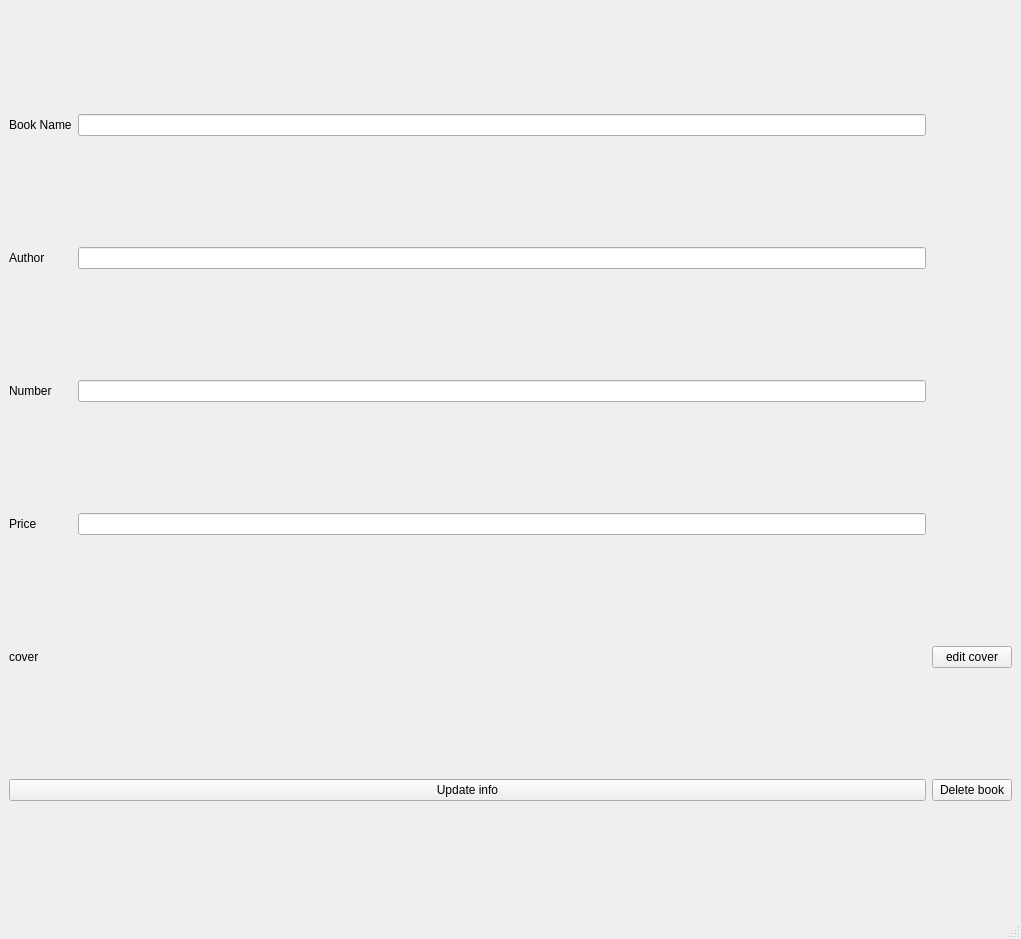
<?xml version="1.0" encoding="UTF-8"?>
<ui version="4.0">
 <class>MainWindow</class>
 <widget class="QMainWindow" name="MainWindow">
  <property name="geometry">
   <rect>
    <x>0</x>
    <y>0</y>
    <width>1021</width>
    <height>939</height>
   </rect>
  </property>
  <property name="windowTitle">
   <string>Add New User</string>
  </property>
  <widget class="QWidget" name="centralwidget">
   <layout class="QGridLayout" name="gridLayout">
    <item row="4" column="1">
     <widget class="QLabel" name="lbl_photo">
      <property name="sizePolicy">
       <sizepolicy hsizetype="Fixed" vsizetype="Fixed">
        <horstretch>0</horstretch>
        <verstretch>0</verstretch>
       </sizepolicy>
      </property>
      <property name="text">
       <string/>
      </property>
      <property name="pixmap">
       <pixmap>images/default.png</pixmap>
      </property>
      <property name="scaledContents">
       <bool>true</bool>
      </property>
     </widget>
    </item>
    <item row="0" column="1">
     <widget class="QLineEdit" name="le_username"/>
    </item>
    <item row="3" column="0">
     <widget class="QLabel" name="label_2">
      <property name="text">
       <string>Price</string>
      </property>
     </widget>
    </item>
    <item row="0" column="0">
     <widget class="QLabel" name="label">
      <property name="text">
       <string>Book Name</string>
      </property>
     </widget>
    </item>
    <item row="3" column="1">
     <widget class="QLineEdit" name="le_bookprice"/>
    </item>
    <item row="5" column="2">
     <widget class="QPushButton" name="btn_delete">
      <property name="text">
       <string>Delete book</string>
      </property>
     </widget>
    </item>
    <item row="5" column="0" colspan="2">
     <widget class="QPushButton" name="btn_update">
      <property name="text">
       <string>Update info</string>
      </property>
     </widget>
    </item>
    <item row="4" column="0">
     <widget class="QLabel" name="label_3">
      <property name="text">
       <string>cover</string>
      </property>
     </widget>
    </item>
    <item row="1" column="1">
     <widget class="QLineEdit" name="le_author"/>
    </item>
    <item row="1" column="0">
     <widget class="QLabel" name="label_4">
      <property name="text">
       <string>Author</string>
      </property>
     </widget>
    </item>
    <item row="4" column="2">
     <widget class="QPushButton" name="btn_browse">
      <property name="text">
       <string>edit cover</string>
      </property>
     </widget>
    </item>
    <item row="2" column="1">
     <widget class="QLineEdit" name="le_noBooks"/>
    </item>
    <item row="2" column="0">
     <widget class="QLabel" name="label_5">
      <property name="text">
       <string>Number</string>
      </property>
     </widget>
    </item>
   </layout>
  </widget>
  <widget class="QMenuBar" name="menubar">
   <property name="geometry">
    <rect>
     <x>0</x>
     <y>0</y>
     <width>1021</width>
     <height>22</height>
    </rect>
   </property>
  </widget>
  <widget class="QStatusBar" name="statusbar"/>
 </widget>
 <resources/>
 <connections/>
</ui>
